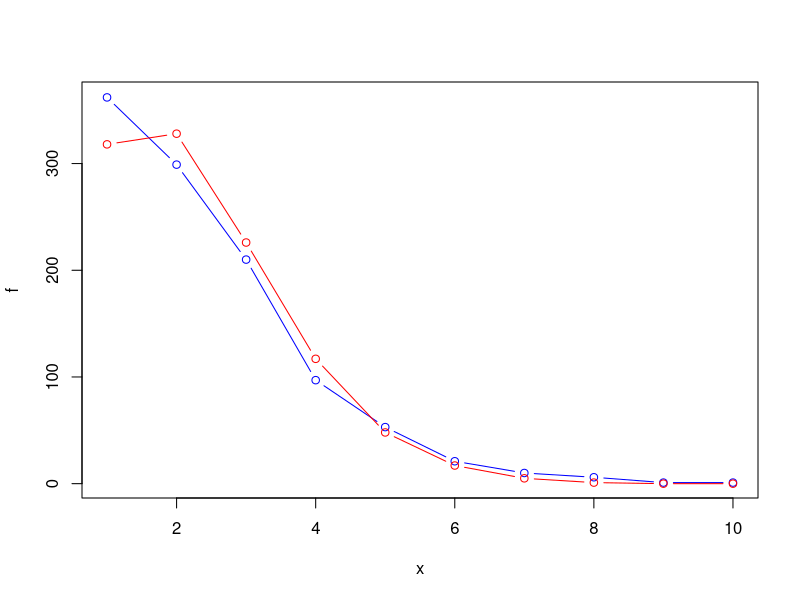

The R source for this figure:
#Fitting of Truncated Poission Distribution

#Problem 1

#Fit a Truncated Poission Distribution to the following data and test goodness of fit 
#Data
# x  1   2   3   4   5   6   7   8   9   10
# f 362 299 210 97  53  21  10   6   1   1 

# Solution 
# H0 : Given data fits the truncated poission distribution
# H1 : Given data does not fit truncated poission distribution

x = 1:10
f = c(362,299,210,97,53,21,10,6,1,1)
mean = sum(x*f)/sum(f)
mean

# PMF of TPD is given by
# p(X) = (e^-m)(m^x)/(1-(e^-m))x!

# Mean of TPD is m/(1-(e^-m))
# m[i+1] = mean(1-(e^-m))
m0 = mean
repeat{
  m1 = mean*(1-exp(-m0))
  if(abs(m1-m0)<= 0.00001){
    break
  }
  m0 = m1
}
m0

p_x = dpois(x,m0)/(1-exp(-m0))
p_x
exp_f = round(sum(f)*p_x)
exp_f

#Here last three observations are less than 5 so we will combined them
new_f = c(f[1:6],sum(f[7:10]))
new_f
new_exp_f = c(exp_f[1:6],sum(exp_f[7:10]))
new_exp_f

cal_chisq = sum((new_exp_f-new_f)^2/new_exp_f)
tab_chisq = qchisq(.95,5)
cal_chisq
tab_chisq

if(cal_chisq<tab_chisq){
  cat("Truncated Poisson distribution fit the data \n")
}else{
  cat("Truncated Poisson distribution does not fit the data \n")
}

plot(x,f,type = "b", col = "blue")
points(exp_f , col= "red", type = "b")

